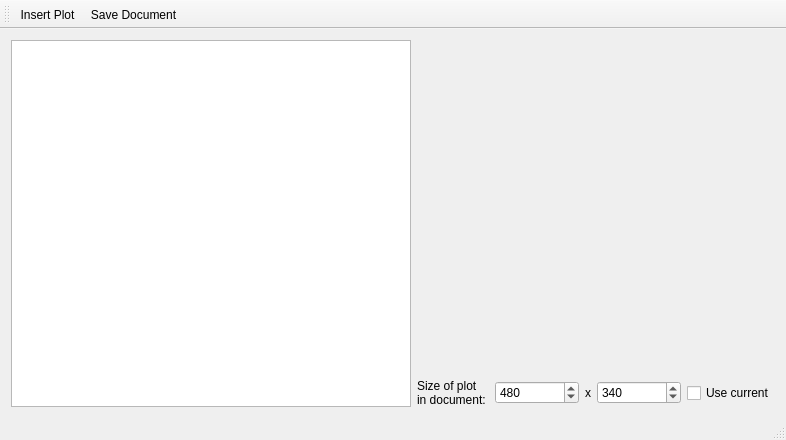
<?xml version="1.0" encoding="UTF-8"?>
<ui version="4.0">
    <class>MainWindow</class>
    <widget class="QMainWindow" name="MainWindow">
        <property name="geometry">
            <rect>
                <x>0</x>
                <y>0</y>
                <width>786</width>
                <height>440</height>
            </rect>
        </property>
        <property name="windowTitle">
            <string>QCustomPlot Document Insertion Demo</string>
        </property>
        <widget class="QWidget" name="centralWidget">
            <layout class="QHBoxLayout" name="horizontalLayout_2">
                <item>
                    <widget class="QTextEdit" name="textEdit">
                        <property name="minimumSize">
                            <size>
                                <width>400</width>
                                <height>0</height>
                            </size>
                        </property>
                    </widget>
                </item>
                <item>
                    <layout class="QVBoxLayout" name="verticalLayout">
                        <item>
                            <widget class="QCustomPlot" name="plot" native="true">
                                <property name="sizePolicy">
                                    <sizepolicy hsizetype="Preferred" vsizetype="MinimumExpanding">
                                        <horstretch>0</horstretch>
                                        <verstretch>0</verstretch>
                                    </sizepolicy>
                                </property>
                            </widget>
                        </item>
                        <item>
                            <layout class="QHBoxLayout" name="horizontalLayout">
                                <item>
                                    <widget class="QLabel" name="label">
                                        <property name="text">
                                            <string>&lt;html&gt;&lt;head/&gt;&lt;body&gt;&lt;p&gt;Size of plot&lt;br/&gt;in
                                                document:&lt;/p&gt;&lt;/body&gt;&lt;/html&gt;
                                            </string>
                                        </property>
                                    </widget>
                                </item>
                                <item>
                                    <widget class="QSpinBox" name="sbWidth">
                                        <property name="sizePolicy">
                                            <sizepolicy hsizetype="MinimumExpanding" vsizetype="Fixed">
                                                <horstretch>0</horstretch>
                                                <verstretch>0</verstretch>
                                            </sizepolicy>
                                        </property>
                                        <property name="minimum">
                                            <number>1</number>
                                        </property>
                                        <property name="maximum">
                                            <number>9999</number>
                                        </property>
                                        <property name="value">
                                            <number>480</number>
                                        </property>
                                    </widget>
                                </item>
                                <item>
                                    <widget class="QLabel" name="label_2">
                                        <property name="text">
                                            <string>x</string>
                                        </property>
                                    </widget>
                                </item>
                                <item>
                                    <widget class="QSpinBox" name="sbHeight">
                                        <property name="sizePolicy">
                                            <sizepolicy hsizetype="MinimumExpanding" vsizetype="Fixed">
                                                <horstretch>0</horstretch>
                                                <verstretch>0</verstretch>
                                            </sizepolicy>
                                        </property>
                                        <property name="minimum">
                                            <number>1</number>
                                        </property>
                                        <property name="maximum">
                                            <number>9999</number>
                                        </property>
                                        <property name="value">
                                            <number>340</number>
                                        </property>
                                    </widget>
                                </item>
                                <item>
                                    <widget class="QCheckBox" name="cbUseCurrentSize">
                                        <property name="text">
                                            <string>Use current</string>
                                        </property>
                                    </widget>
                                </item>
                            </layout>
                        </item>
                    </layout>
                </item>
            </layout>
        </widget>
        <widget class="QToolBar" name="mainToolBar">
            <attribute name="toolBarArea">
                <enum>TopToolBarArea</enum>
            </attribute>
            <attribute name="toolBarBreak">
                <bool>false</bool>
            </attribute>
            <addaction name="actionInsert_Plot"/>
            <addaction name="actionSave_Document"/>
        </widget>
        <widget class="QStatusBar" name="statusBar"/>
        <action name="actionInsert_Plot">
            <property name="text">
                <string>Insert Plot</string>
            </property>
        </action>
        <action name="actionSave_Document">
            <property name="text">
                <string>Save Document...</string>
            </property>
        </action>
    </widget>
    <layoutdefault spacing="6" margin="11"/>
    <customwidgets>
        <customwidget>
            <class>QCustomPlot</class>
            <extends>QWidget</extends>
            <header>../../qcustomplot.h</header>
            <container>1</container>
        </customwidget>
    </customwidgets>
    <resources/>
    <connections/>
</ui>
